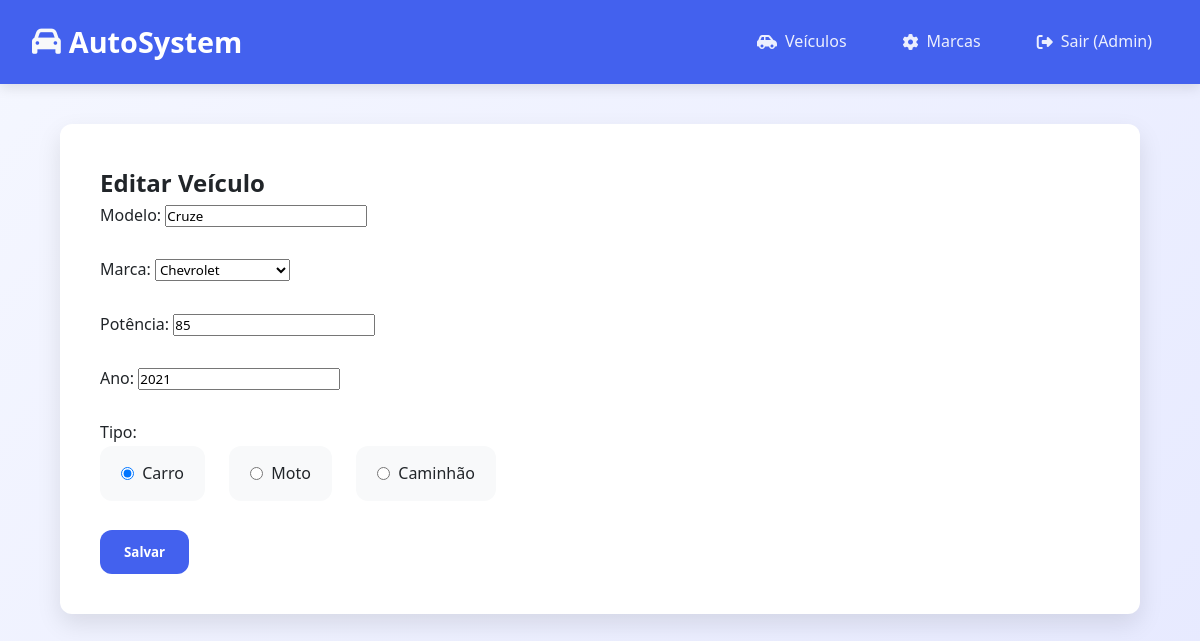
The app's page /veiculos/veiculos_edit.php?id=4 (signed in) with its own data.
### tables this page shows
CREATE TABLE `veiculos` (
  `id` int(11) NOT NULL,
  `modelo` varchar(100) NOT NULL,
  `potencia` varchar(50) DEFAULT NULL,
  `ano` year(4) DEFAULT NULL,
  `tipo` enum('Carro','Moto','Caminhao') NOT NULL,
  `id_marca` int(11) DEFAULT NULL
);

### veiculos/veiculos_edit.php (the view, shortened to what this page needs)
<?php
include("../includes/navbar.php");
include("../includes/conexao.php");
$id = $_GET['id'];
$sql = "SELECT * FROM veiculos WHERE id=$id";
$result = mysqli_query($con, $sql);
$veiculo = mysqli_fetch_assoc($result);
?>
<link rel="stylesheet" href="../css/style.css">
<div class="container">
    <h2>Editar Veículo</h2>
    <form action="veiculos_save.php" method="POST">
        <div class="form-group">
            <label>Modelo:</label>
            <input type="text" name="modelo" value="<?php echo $veiculo['modelo']; ?>" required>
        </div>
        <div class="form-group">
            <label>Marca:</label>
            <select name="id_marca" required>
                <?php
                $marcas = mysqli_query($con, "SELECT * FROM marcas");
                while($m = mysqli_fetch_assoc($marcas)){
                    $selected = ($m['id'] == $veiculo['id_marca']) ? "selected" : "";
                    echo "<option value='".$m['id']."' $selected>".$m['marca']."</option>";
                }
                ?>
            </select>
        </div>
        <div class="form-group">
            <label>Potência:</label>
            <input type="number" name="potencia" value="<?php echo $veiculo['potencia']; ?>" required>
        </div>
        <div class="form-group">
            <label>Ano:</label>
            <input type="number" name="ano" value="<?php echo $veiculo['ano']; ?>" required>
        </div>
        <div class="form-group">
            <label>Tipo:</label>
            <div class="radio-group">
                <label class="radio-option">
                    <input type="radio" name="tipo" value="Carro" <?php if($veiculo['tipo']=="Carro") echo "checked"; ?> required>
                    Carro
                </label>
                <label class="radio-option">
                    <input type="radio" name="tipo" value="Moto" <?php if($veiculo['tipo']=="Moto") echo "checked"; ?>>
                    Moto
                </label>
                <label class="radio-option">
                    <input type="radio" name="tipo" value="Caminhão" <?php if($veiculo['tipo']=="Caminhão") echo "checked"; ?>>
                    Caminhão
                </label>
            </div>
        </div>
        <input type="submit" value="Salvar" class="btn">
    </form>
</div>

### css/style.css (style rules this page uses)
* { margin: 0; padding: 0; box-sizing: border-box; font-family: 'Poppins', 'Segoe UI', sans-serif; }
.container { width: 90%; max-width: 1200px; margin: 2.5rem auto; padding: 2.5rem; background: white; border-radius: var(--border-radius); box-shadow: var(--box-shadow); animation: fadeIn 0.5s ease; }
.btn { display: inline-block; padding: 0.8rem 1.5rem; background: var(--primary); color: white; border: none; border-radius: var(--border-radius); text-decoration: none; font-weight: 600; cursor: pointer; transition: var(--transition); text-align: center; }
.form-group { margin-bottom: 1.8rem; }
.radio-group { display: flex; gap: 1.5rem; flex-wrap: wrap; }
.radio-option { display: flex; align-items: center; gap: 0.5rem; cursor: pointer; padding: 0.8rem 1.2rem; background: var(--light); border-radius: var(--border-radius); transition: var(--transition); border: 2px solid transparent; }
.radio-option input[type="radio"] { margin: 0; width: auto; }

### records on screen
veiculos: modelo "Cruze", potencia "85", ano "2021", tipo "☑ Carro", tipo "☐ Moto", tipo "☐ Caminhão"

### other values on screen
$_SESSION['usuario_nome'] "Admin"
form field id_marca "Chevrolet"
